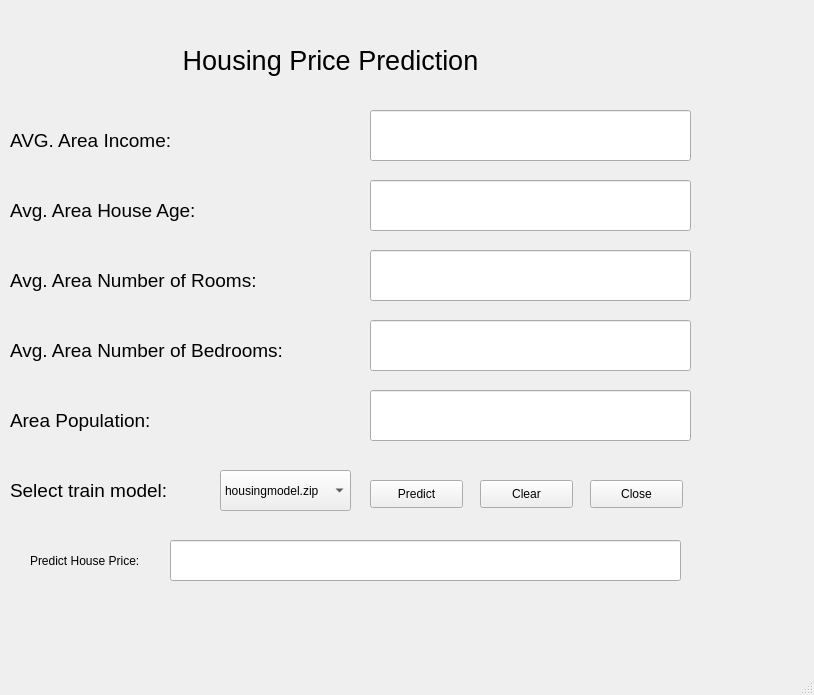
<?xml version="1.0" encoding="UTF-8"?>
<ui version="4.0">
 <class>MainWindow</class>
 <widget class="QMainWindow" name="MainWindow">
  <property name="geometry">
   <rect>
    <x>0</x>
    <y>0</y>
    <width>814</width>
    <height>695</height>
   </rect>
  </property>
  <property name="windowTitle">
   <string>MainWindow</string>
  </property>
  <widget class="QWidget" name="centralwidget">
   <widget class="QLabel" name="label">
    <property name="geometry">
     <rect>
      <x>80</x>
      <y>10</y>
      <width>501</width>
      <height>101</height>
     </rect>
    </property>
    <property name="font">
     <font>
      <pointsize>20</pointsize>
     </font>
    </property>
    <property name="layoutDirection">
     <enum>Qt::LeftToRight</enum>
    </property>
    <property name="text">
     <string>Housing Price Prediction</string>
    </property>
    <property name="alignment">
     <set>Qt::AlignCenter</set>
    </property>
   </widget>
   <widget class="QLabel" name="label_2">
    <property name="geometry">
     <rect>
      <x>10</x>
      <y>120</y>
      <width>201</width>
      <height>41</height>
     </rect>
    </property>
    <property name="font">
     <font>
      <pointsize>14</pointsize>
     </font>
    </property>
    <property name="text">
     <string>AVG. Area Income:</string>
    </property>
   </widget>
   <widget class="QLineEdit" name="lineEditIncome">
    <property name="geometry">
     <rect>
      <x>370</x>
      <y>110</y>
      <width>321</width>
      <height>51</height>
     </rect>
    </property>
   </widget>
   <widget class="QLabel" name="label_3">
    <property name="geometry">
     <rect>
      <x>10</x>
      <y>190</y>
      <width>251</width>
      <height>41</height>
     </rect>
    </property>
    <property name="font">
     <font>
      <pointsize>14</pointsize>
     </font>
    </property>
    <property name="text">
     <string>Avg. Area House Age:</string>
    </property>
   </widget>
   <widget class="QLabel" name="label_4">
    <property name="geometry">
     <rect>
      <x>10</x>
      <y>260</y>
      <width>371</width>
      <height>41</height>
     </rect>
    </property>
    <property name="font">
     <font>
      <pointsize>14</pointsize>
     </font>
    </property>
    <property name="text">
     <string>Avg. Area Number of Rooms:</string>
    </property>
   </widget>
   <widget class="QLabel" name="label_5">
    <property name="geometry">
     <rect>
      <x>10</x>
      <y>330</y>
      <width>361</width>
      <height>41</height>
     </rect>
    </property>
    <property name="font">
     <font>
      <pointsize>14</pointsize>
     </font>
    </property>
    <property name="text">
     <string>Avg. Area Number of Bedrooms:</string>
    </property>
   </widget>
   <widget class="QLabel" name="label_6">
    <property name="geometry">
     <rect>
      <x>10</x>
      <y>400</y>
      <width>221</width>
      <height>41</height>
     </rect>
    </property>
    <property name="font">
     <font>
      <pointsize>14</pointsize>
     </font>
    </property>
    <property name="text">
     <string>Area Population:</string>
    </property>
   </widget>
   <widget class="QPushButton" name="buttonpredict">
    <property name="geometry">
     <rect>
      <x>370</x>
      <y>480</y>
      <width>93</width>
      <height>28</height>
     </rect>
    </property>
    <property name="text">
     <string>Predict</string>
    </property>
   </widget>
   <widget class="QPushButton" name="buttonclear">
    <property name="geometry">
     <rect>
      <x>480</x>
      <y>480</y>
      <width>93</width>
      <height>28</height>
     </rect>
    </property>
    <property name="text">
     <string>Clear</string>
    </property>
   </widget>
   <widget class="QPushButton" name="buttonclose">
    <property name="geometry">
     <rect>
      <x>590</x>
      <y>480</y>
      <width>93</width>
      <height>28</height>
     </rect>
    </property>
    <property name="text">
     <string>Close</string>
    </property>
   </widget>
   <widget class="QLabel" name="label_7">
    <property name="geometry">
     <rect>
      <x>30</x>
      <y>540</y>
      <width>151</width>
      <height>41</height>
     </rect>
    </property>
    <property name="text">
     <string>Predict House Price:</string>
    </property>
   </widget>
   <widget class="QLineEdit" name="lineEditPrice">
    <property name="geometry">
     <rect>
      <x>170</x>
      <y>540</y>
      <width>511</width>
      <height>41</height>
     </rect>
    </property>
   </widget>
   <widget class="QLineEdit" name="lineEditage">
    <property name="geometry">
     <rect>
      <x>370</x>
      <y>180</y>
      <width>321</width>
      <height>51</height>
     </rect>
    </property>
   </widget>
   <widget class="QLineEdit" name="lineEditroom">
    <property name="geometry">
     <rect>
      <x>370</x>
      <y>250</y>
      <width>321</width>
      <height>51</height>
     </rect>
    </property>
   </widget>
   <widget class="QLineEdit" name="lineEditpopulation">
    <property name="geometry">
     <rect>
      <x>370</x>
      <y>390</y>
      <width>321</width>
      <height>51</height>
     </rect>
    </property>
   </widget>
   <widget class="QLineEdit" name="lineEditbedroom">
    <property name="geometry">
     <rect>
      <x>370</x>
      <y>320</y>
      <width>321</width>
      <height>51</height>
     </rect>
    </property>
   </widget>
   <widget class="QComboBox" name="comboBoxtrainmodel">
    <property name="geometry">
     <rect>
      <x>220</x>
      <y>470</y>
      <width>131</width>
      <height>41</height>
     </rect>
    </property>
    <item>
     <property name="text">
      <string>housingmodel.zip</string>
     </property>
    </item>
    <item>
     <property name="text">
      <string>housingmodel2.zip</string>
     </property>
    </item>
    <item>
     <property name="text">
      <string>housingmodel3.zip</string>
     </property>
    </item>
    <item>
     <property name="text">
      <string>housingmodel4.zip</string>
     </property>
    </item>
    <item>
     <property name="text">
      <string>housingmodel5.zip</string>
     </property>
    </item>
   </widget>
   <widget class="QLabel" name="label_8">
    <property name="geometry">
     <rect>
      <x>10</x>
      <y>470</y>
      <width>221</width>
      <height>41</height>
     </rect>
    </property>
    <property name="font">
     <font>
      <pointsize>14</pointsize>
     </font>
    </property>
    <property name="text">
     <string>Select train model:</string>
    </property>
   </widget>
  </widget>
  <widget class="QMenuBar" name="menubar">
   <property name="geometry">
    <rect>
     <x>0</x>
     <y>0</y>
     <width>814</width>
     <height>26</height>
    </rect>
   </property>
  </widget>
  <widget class="QStatusBar" name="statusbar"/>
 </widget>
 <resources/>
 <connections/>
</ui>
